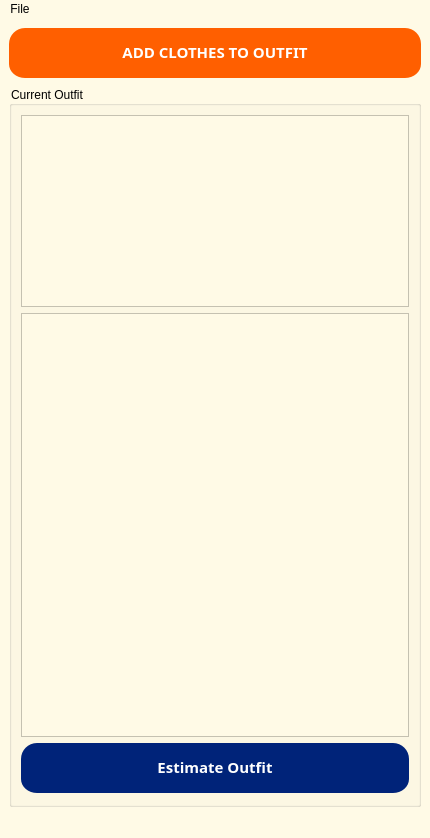
<?xml version="1.0" encoding="UTF-8"?>
<ui version="4.0">
 <class>MainWindow</class>
 <widget class="QMainWindow" name="MainWindow">
  <property name="geometry">
   <rect>
    <x>0</x>
    <y>0</y>
    <width>430</width>
    <height>838</height>
   </rect>
  </property>
  <property name="windowTitle">
   <string>SuperPuperApp</string>
  </property>
  <property name="styleSheet">
   <string notr="true">background-color: #FFFAE6;</string>
  </property>
  <widget class="QWidget" name="centralwidget">
   <layout class="QVBoxLayout" name="verticalLayout">
    <item>
     <widget class="QPushButton" name="pushButton">
      <property name="styleSheet">
       <string notr="true">            background-color: #FF5F00;
            border: solid transparent;
            border-radius: 16px;
            border-width: 0 0 4px;
            color: #FFFFFF;
            font-family: din-round,sans-serif;
            font-size: 15px;
            font-weight: 700;
            letter-spacing: .8px;
            line-height: 20px;
            margin: 0;
            outline: none;
            padding: 13px 16px;
            text-align: center;
            text-transform: uppercase;
            vertical-align: middle;
            white-space: nowrap;
            width: 100%; </string>
      </property>
      <property name="text">
       <string>ADD CLOTHES TO OUTFIT</string>
      </property>
     </widget>
    </item>
    <item>
     <widget class="QGroupBox" name="cur_outfit">
      <property name="styleSheet">
       <string notr="true">font: 800 italic 16pt &quot;Ubuntu&quot;;</string>
      </property>
      <property name="title">
       <string>Current Outfit</string>
      </property>
      <layout class="QVBoxLayout" name="verticalLayout_2">
       <item>
        <widget class="QTableView" name="tableView">
         <property name="sizePolicy">
          <sizepolicy hsizetype="Expanding" vsizetype="Preferred">
           <horstretch>0</horstretch>
           <verstretch>0</verstretch>
          </sizepolicy>
         </property>
         <attribute name="horizontalHeaderCascadingSectionResizes">
          <bool>true</bool>
         </attribute>
        </widget>
       </item>
       <item>
        <widget class="QTextEdit" name="textEdit"/>
       </item>
       <item>
        <widget class="QPushButton" name="pushButton_2">
         <property name="palette">
          <palette>
           <active>
            <colorrole role="WindowText">
             <brush brushstyle="SolidPattern">
              <color alpha="255">
               <red>255</red>
               <green>255</green>
               <blue>255</blue>
              </color>
             </brush>
            </colorrole>
            <colorrole role="Button">
             <brush brushstyle="SolidPattern">
              <color alpha="255">
               <red>0</red>
               <green>35</green>
               <blue>121</blue>
              </color>
             </brush>
            </colorrole>
            <colorrole role="Text">
             <brush brushstyle="SolidPattern">
              <color alpha="255">
               <red>255</red>
               <green>255</green>
               <blue>255</blue>
              </color>
             </brush>
            </colorrole>
            <colorrole role="ButtonText">
             <brush brushstyle="SolidPattern">
              <color alpha="255">
               <red>255</red>
               <green>255</green>
               <blue>255</blue>
              </color>
             </brush>
            </colorrole>
            <colorrole role="Base">
             <brush brushstyle="SolidPattern">
              <color alpha="255">
               <red>0</red>
               <green>35</green>
               <blue>121</blue>
              </color>
             </brush>
            </colorrole>
            <colorrole role="Window">
             <brush brushstyle="SolidPattern">
              <color alpha="255">
               <red>0</red>
               <green>35</green>
               <blue>121</blue>
              </color>
             </brush>
            </colorrole>
            <colorrole role="PlaceholderText">
             <brush brushstyle="SolidPattern">
              <color alpha="128">
               <red>255</red>
               <green>255</green>
               <blue>255</blue>
              </color>
             </brush>
            </colorrole>
           </active>
           <inactive>
            <colorrole role="WindowText">
             <brush brushstyle="SolidPattern">
              <color alpha="255">
               <red>255</red>
               <green>255</green>
               <blue>255</blue>
              </color>
             </brush>
            </colorrole>
            <colorrole role="Button">
             <brush brushstyle="SolidPattern">
              <color alpha="255">
               <red>0</red>
               <green>35</green>
               <blue>121</blue>
              </color>
             </brush>
            </colorrole>
            <colorrole role="Text">
             <brush brushstyle="SolidPattern">
              <color alpha="255">
               <red>255</red>
               <green>255</green>
               <blue>255</blue>
              </color>
             </brush>
            </colorrole>
            <colorrole role="ButtonText">
             <brush brushstyle="SolidPattern">
              <color alpha="255">
               <red>255</red>
               <green>255</green>
               <blue>255</blue>
              </color>
             </brush>
            </colorrole>
            <colorrole role="Base">
             <brush brushstyle="SolidPattern">
              <color alpha="255">
               <red>0</red>
               <green>35</green>
               <blue>121</blue>
              </color>
             </brush>
            </colorrole>
            <colorrole role="Window">
             <brush brushstyle="SolidPattern">
              <color alpha="255">
               <red>0</red>
               <green>35</green>
               <blue>121</blue>
              </color>
             </brush>
            </colorrole>
            <colorrole role="PlaceholderText">
             <brush brushstyle="SolidPattern">
              <color alpha="128">
               <red>255</red>
               <green>255</green>
               <blue>255</blue>
              </color>
             </brush>
            </colorrole>
           </inactive>
           <disabled>
            <colorrole role="WindowText">
             <brush brushstyle="SolidPattern">
              <color alpha="255">
               <red>255</red>
               <green>255</green>
               <blue>255</blue>
              </color>
             </brush>
            </colorrole>
            <colorrole role="Button">
             <brush brushstyle="SolidPattern">
              <color alpha="255">
               <red>0</red>
               <green>35</green>
               <blue>121</blue>
              </color>
             </brush>
            </colorrole>
            <colorrole role="Text">
             <brush brushstyle="SolidPattern">
              <color alpha="255">
               <red>255</red>
               <green>255</green>
               <blue>255</blue>
              </color>
             </brush>
            </colorrole>
            <colorrole role="ButtonText">
             <brush brushstyle="SolidPattern">
              <color alpha="255">
               <red>255</red>
               <green>255</green>
               <blue>255</blue>
              </color>
             </brush>
            </colorrole>
            <colorrole role="Base">
             <brush brushstyle="SolidPattern">
              <color alpha="255">
               <red>0</red>
               <green>35</green>
               <blue>121</blue>
              </color>
             </brush>
            </colorrole>
            <colorrole role="Window">
             <brush brushstyle="SolidPattern">
              <color alpha="255">
               <red>0</red>
               <green>35</green>
               <blue>121</blue>
              </color>
             </brush>
            </colorrole>
            <colorrole role="PlaceholderText">
             <brush brushstyle="SolidPattern">
              <color alpha="128">
               <red>255</red>
               <green>255</green>
               <blue>255</blue>
              </color>
             </brush>
            </colorrole>
           </disabled>
          </palette>
         </property>
         <property name="styleSheet">
          <string notr="true">            background-color: #002379;
            border: solid transparent;
            border-radius: 16px;
            border-width: 0 0 4px;
            color: #FFFFFF;
            font-family: din-round,sans-serif;
            font-size: 15px;
            font-weight: 700;
            letter-spacing: .8px;
            line-height: 20px;
            margin: 0;
            outline: none;
            padding: 13px 16px;
            text-align: center;
            text-transform: uppercase;
            vertical-align: middle;
            white-space: nowrap;
            width: 100%; </string>
         </property>
         <property name="text">
          <string>Estimate Outfit</string>
         </property>
        </widget>
       </item>
      </layout>
     </widget>
    </item>
   </layout>
  </widget>
  <widget class="QMenuBar" name="menubar">
   <property name="geometry">
    <rect>
     <x>0</x>
     <y>0</y>
     <width>430</width>
     <height>22</height>
    </rect>
   </property>
   <widget class="QMenu" name="menuFile">
    <property name="title">
     <string>File</string>
    </property>
    <addaction name="actionOpen_file"/>
    <addaction name="actionSave_to_file"/>
   </widget>
   <addaction name="menuFile"/>
  </widget>
  <widget class="QStatusBar" name="statusbar"/>
  <action name="actionOpen_file">
   <property name="text">
    <string>Open file</string>
   </property>
  </action>
  <action name="actionSave_to_file">
   <property name="text">
    <string>Save to file</string>
   </property>
  </action>
 </widget>
 <resources/>
 <connections/>
</ui>
